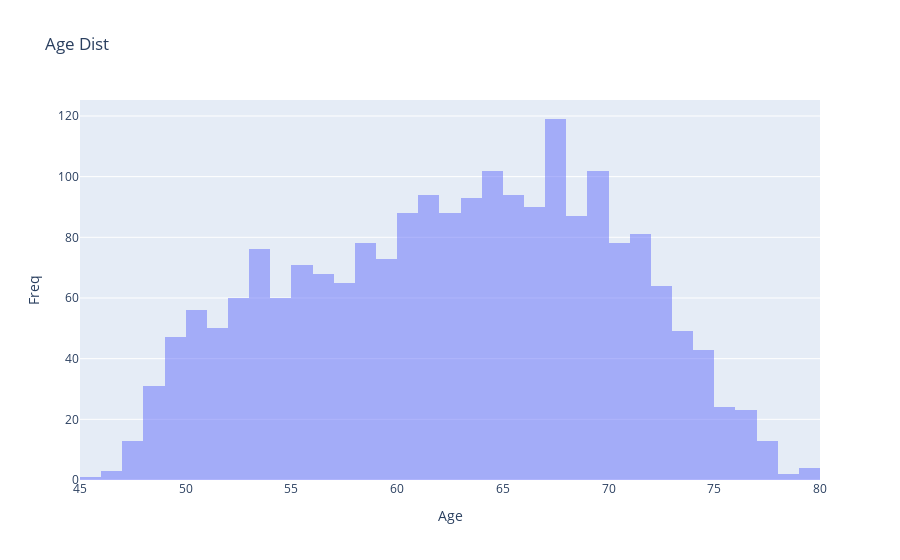

The notebook cell this image was saved under:
### Code cell
trace = go.Histogram(
    x=test_data["age_at_scan"],
    opacity=0.5,
)

d = [trace]

layout = dict(title="Age Dist", xaxis=dict(title="Age"), yaxis=dict(title="Freq"), barmode='overlay')

fig = dict(data=d, layout=layout)

iplot(fig, filename='Age Dist')

### Figure 1 — Plotly figure (JSON) as saved in the notebook; plotly's stock layout.template omitted (floating-point values rounded to 4 significant figures; data arrays with more than 128 entries replaced by an {"elided": "..."} marker saying what was removed)
{"data": [{"opacity": 0.5, "type": "histogram", "x": {"elided": "2090 float values"}}], "layout": {"barmode": "overlay", "title": {"text": "Age Dist"}, "xaxis": {"title": {"text": "Age"}}, "yaxis": {"title": {"text": "Freq"}}}}
